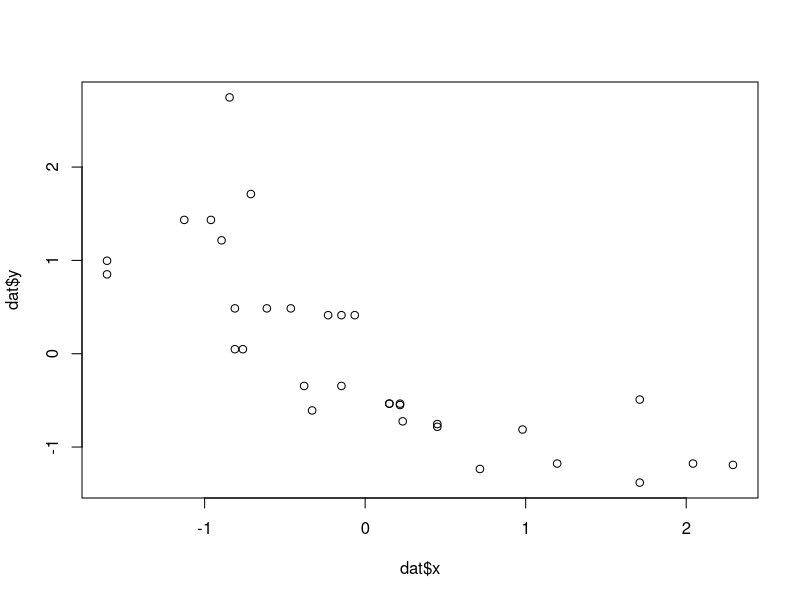
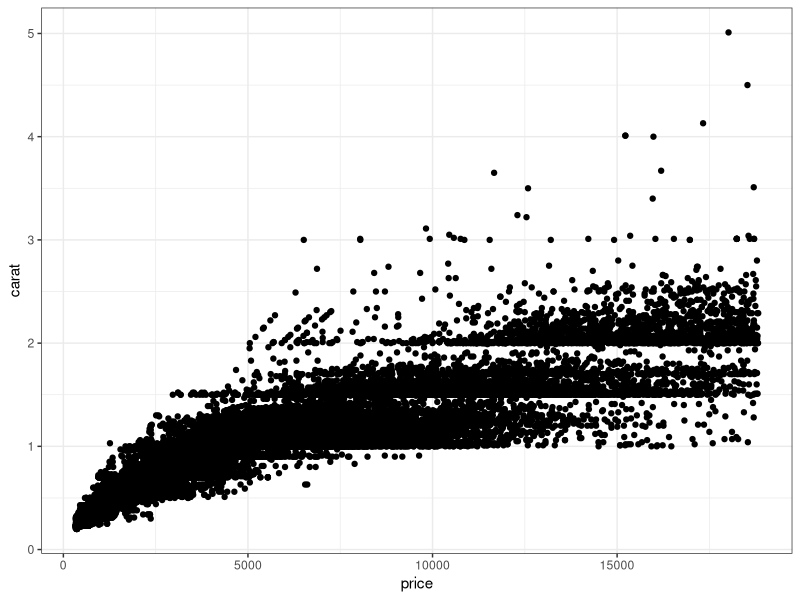

The R source for these figures, in order:
## ---- chunk 1
#all your code goes up here
data("mtcars")
dat<-data.frame(x = scale(mtcars$mpg),y = scale(mtcars$hp))

png(
  file="./correctpath/EDSoutput_trial.png",
  width=6, height=4, units="in",
  res=300) # this creates an empty .png file with these specification of width, height in inches and with a resolution of 300 pixels/square-inch

plot(x = dat$x,y = dat$y) #this is the plot that fills the file

dev.off() #this tells R to stop filling the .png
## ---- chunk 2
library(ggplot2)
data("diamonds")
fig1<-ggplot(data = diamonds) + geom_point(aes(y=carat,x=price)) + theme_bw() #store your figure in an object

ggsave(filename = "./correctpath/EDoutput_trial.png",
       plot = fig1,device = "png",
       width = 5,height = 6,units = "in",dpi = 300) #saves the object to a file with a specific format, size and resolution (dpi)
